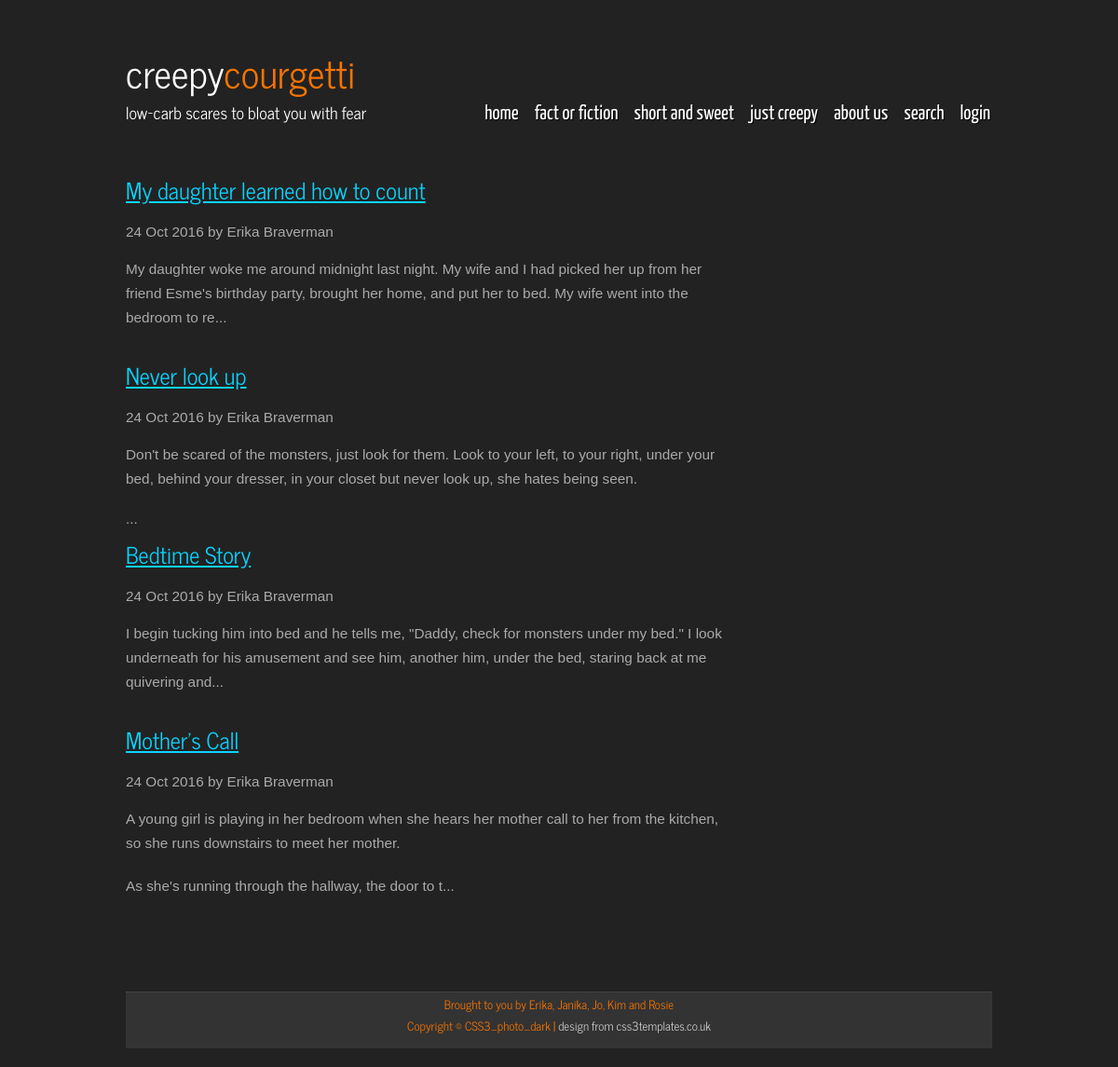
Screenshot of /index.php?category=2 with the database file from the repository.
### tables this page shows
CREATE TABLE `articles` (
  `id` int(10) UNSIGNED NOT NULL,
  `title` varchar(255) DEFAULT NULL,
  `body` text,
  `author` int(10) UNSIGNED DEFAULT NULL,
  `category` int(11) DEFAULT NULL,
  `date` int(11) DEFAULT NULL
);

CREATE TABLE `users` (
  `id` int(11) UNSIGNED NOT NULL,
  `username` varchar(255) DEFAULT NULL,
  `password` varchar(255) DEFAULT NULL,
  `fullname` varchar(255) DEFAULT NULL,
  `role` int(11) DEFAULT NULL,
  `email` varchar(255) DEFAULT NULL
);

### index.php (called while the page is built)
<?php
include 'common.php';
$sql = "SELECT articles.id, articles.title, articles.body, users.fullname FROM articles, users
            WHERE users.id = articles.author";
if(isset($_GET['category'])) {
  $sql .= " AND articles.category = :category";
}
$sql .= " ORDER BY date DESC";
$stmt = $gPDO->prepare($sql);
$stmt->execute($_GET);
display_page('index', [
  'articles' => $stmt->fetchAll()
]);

### templates/index.phtml (the view)
<?php foreach ($vars['articles'] as $article): ?>
  <div class="list-item">
    <h2 class="list-post-title">
      <a href="article.php?id=<?= $article['id'];?>"><?= $article['title'];?></a>
    </h2>
    <div class="list-post-date">
      <time><?= date('d M Y'); ?></time> by <?= $article['fullname']; ?>
    </div>
    <br>
    <div class="post-text">
        <?= substr($article['body'],0,200).'...' ?>
    </div>
  </div>
<?php endforeach; ?>

### common.php (shortened to what this page needs)
<?php
function display_page($page, array $vars = [])
{
    foreach (['_header', $page, '_footer'] as $template) {
        include TEMPLATE_DIR.DIRECTORY_SEPARATOR.$template.TEMPLATE_EXT;
    }
}

### css/style.css (style rules this page uses)
html { height: 100%; }
* { margin: 0; padding: 0; }
body { font: normal .80em arial, sans-serif; background: #222; color: #AAA; }
p { padding: 0 0 20px 0; line-height: 1.7em; }
h1, h2, h3, h4, h5, h6 { font: normal 180% 'News Cycle', sans-serif; color: #362C20; letter-spacing: 0em; padding: 0 0 5px 0; }
h1, h2, h3 { font: normal 180% 'News Cycle', sans-serif; margin: 0 0 15px 0; padding: 0px 0 5px 0; color: #FFF; }
h2 { font: normal 160% 'News Cycle', sans-serif; padding: 9px 0 5px 0; color: #FFF; }
a, a:hover { outline: none; text-decoration: underline; color: #09D4FF; }

### rows the page displays
articles: title "My daughter learned how to count", users.fullname "Erika Braverman", body "My daughter woke me around midnight last night. My wife and I had picked her up from her friend Esme's birthday party, brought her home, and put her to bed. My wife went into the bedroom to re"
articles: title "Never look up", users.fullname "Erika Braverman", body "Don't be scared of the monsters, just look for them. Look to your left, to your right, under your bed, behind your dresser, in your closet but never look up, she hates being seen."
articles: title "Bedtime Story", users.fullname "Erika Braverman", body "I begin tucking him into bed and he tells me, \"Daddy, check for monsters under my bed.\" I look underneath for his amusement and see him, another him, under the bed, staring back at me quivering and"
articles: title "Mother's Call", users.fullname "Erika Braverman", body "A young girl is playing in her bedroom when she hears her mother call to her from the kitchen, so she runs downstairs to meet her mother. As she's running through the hallway, the door to t"

### other values shown
$category "fact or fiction"
$category "short and sweet"
$category "just creepy"
